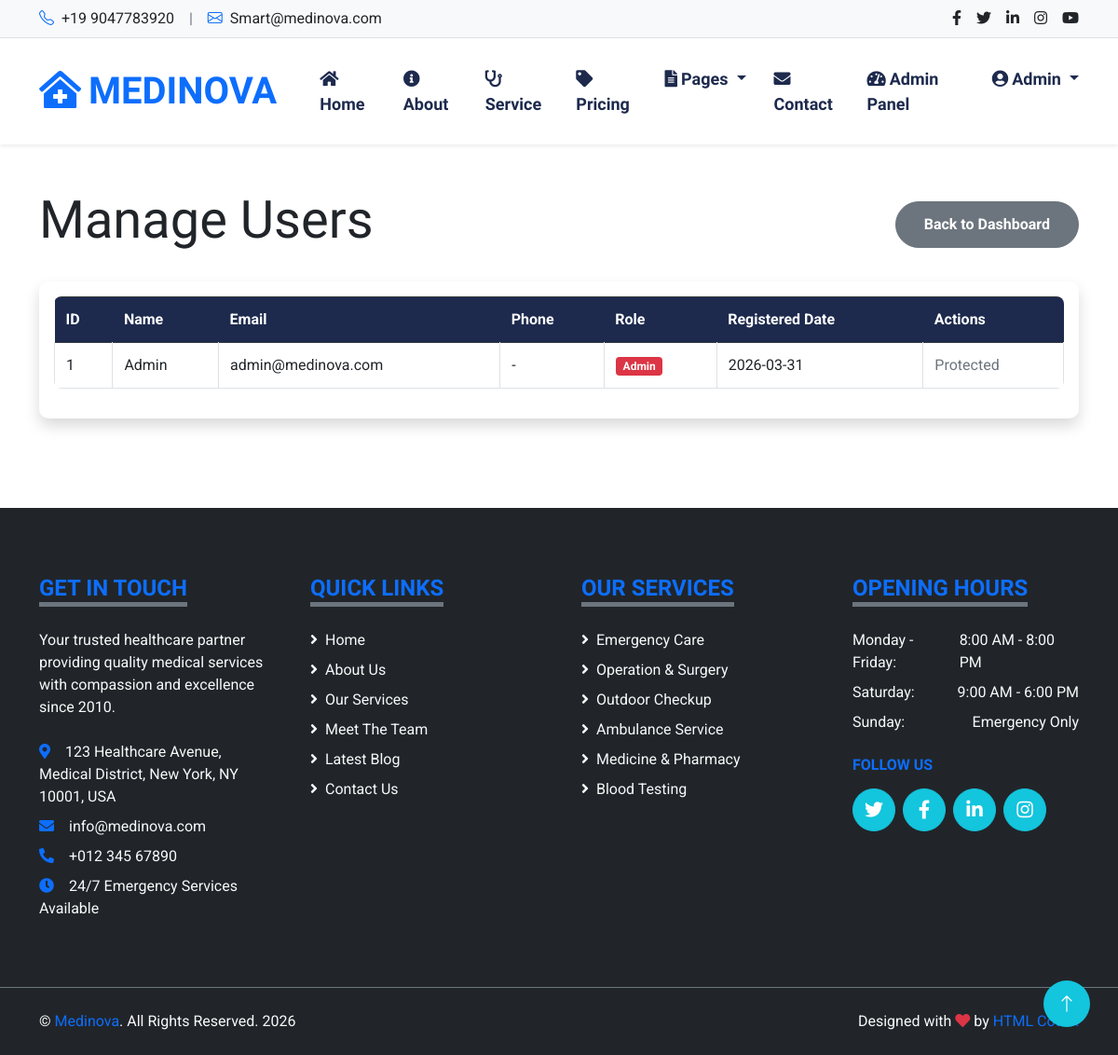
Before: /admin/users (signed in) with the older database file.
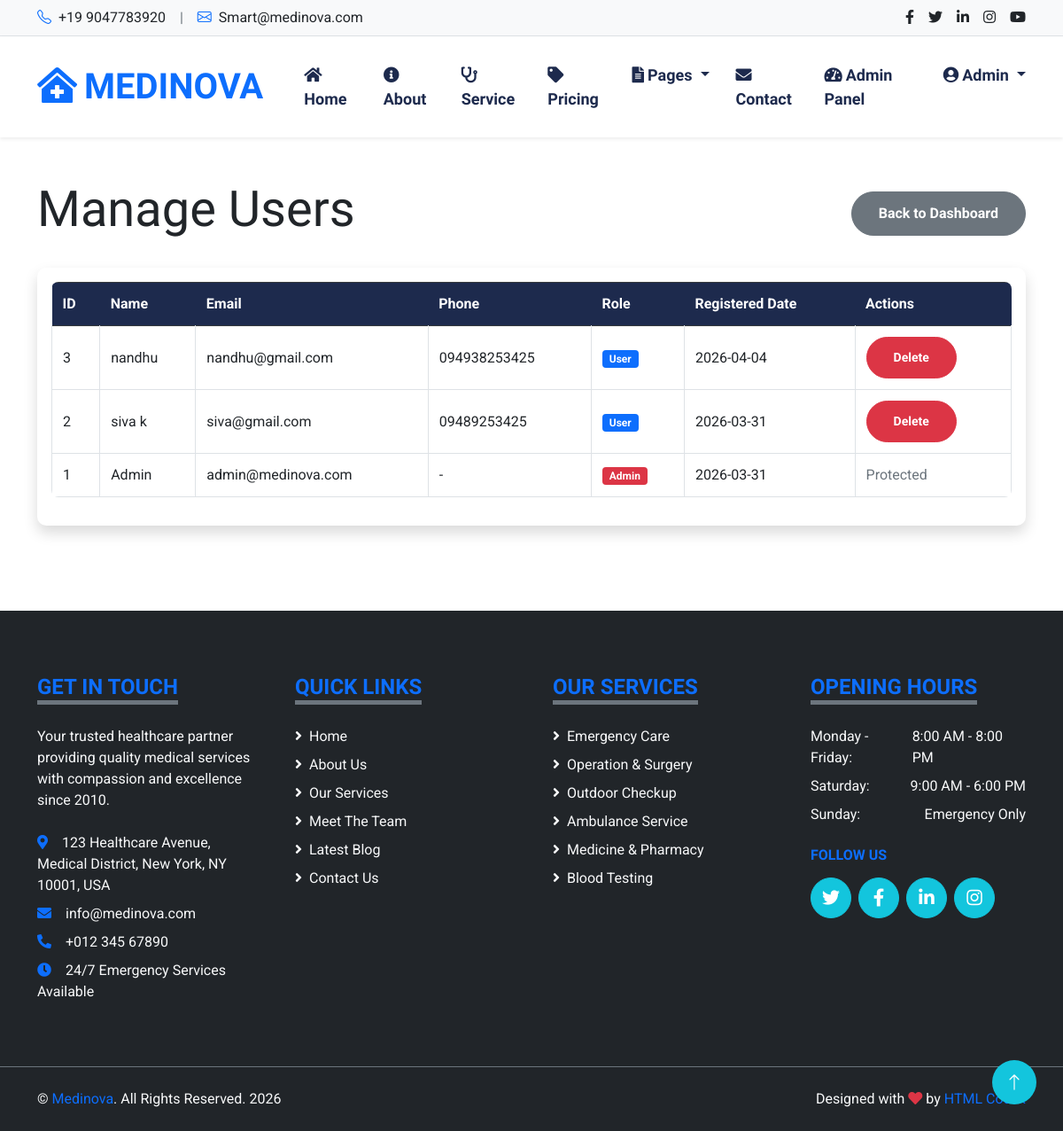
After: the same page with the newer database file.
### app.py (models this page shows)
class User(db.Model):
    id = db.Column(db.Integer, primary_key=True)
    name = db.Column(db.String(100), nullable=False)
    email = db.Column(db.String(100), unique=True, nullable=False)
    phone = db.Column(db.String(20))
    password = db.Column(db.String(200), nullable=False)
    is_admin = db.Column(db.Boolean, default=False)
    created_at = db.Column(db.DateTime, default=datetime.utcnow)

### app.py (the view)
@app.route('/admin/users')
def admin_users():
    if not session.get('is_admin'):
        flash('Admin access required', 'danger')
        return redirect(url_for('login'))
    users = User.query.order_by(User.created_at.desc()).all()
    return render_template('admin/users.html', users=users)

### templates/admin/users.html
{% extends "base.html" %}
{% block content %}
<div class="container-fluid py-5">
    <div class="container">
        <div class="d-flex justify-content-between align-items-center mb-4">
            <h1 class="display-4">Manage Users</h1>
            <a href="{{ url_for('admin_dashboard') }}" class="btn btn-secondary">Back to Dashboard</a>
        </div>
        <div class="card shadow">
            <div class="card-body">
                <div class="table-responsive">
                    <table class="table table-bordered table-hover">
                        <thead class="table-dark">
                            <tr>
                                <th>ID</th>
                                <th>Name</th>
                                <th>Email</th>
                                <th>Phone</th>
                                <th>Role</th>
                                <th>Registered Date</th>
                                <th>Actions</th>
                            </tr>
                        </thead>
                        <tbody>
                            {% for user in users %}
                            <tr>
                                <td>{{ user.id }}</td>
                                <td>{{ user.name }}</td>
                                <td>{{ user.email }}</td>
                                <td>{{ user.phone or '-' }}</td>
                                <td>
                                    {% if user.is_admin %}
                                    <span class="badge bg-danger">Admin</span>
                                    {% else %}
                                    <span class="badge bg-primary">User</span>
                                    {% endif %}
                                </td>
                                <td>{{ user.created_at.strftime('%Y-%m-%d') }}</td>
                                <td>
                                    {% if not user.is_admin %}
                                    <a href="{{ url_for('admin_delete_user', user_id=user.id) }}"
                                       class="btn btn-sm btn-danger"
                                       onclick="return confirm('Are you sure you want to delete this user?')">
                                        Delete
                                    </a>
                                    {% else %}
                                    <span class="text-muted">Protected</span>
                                    {% endif %}
                                </td>
                            </tr>
                            {% endfor %}
                        </tbody>
                    </table>
                </div>
            </div>
        </div>
    </div>
</div>
{% endblock %}

### templates/base.html (shortened to what this page needs)
<!DOCTYPE html>
<html lang="en">
<head>
    <link href="https://cdnjs.cloudflare.com/ajax/libs/font-awesome/5.15.4/css/all.min.css" rel="stylesheet">
    <link href="https://cdn.jsdelivr.net/npm/bootstrap-icons@1.11.0/font/bootstrap-icons.css" rel="stylesheet">
    <link href="https://cdn.jsdelivr.net/npm/bootstrap@5.0.2/dist/css/bootstrap.min.css" rel="stylesheet">
    <link rel="stylesheet" href="https://cdnjs.cloudflare.com/ajax/libs/OwlCarousel2/2.3.4/assets/owl.carousel.min.css">
    <link rel="stylesheet" href="https://cdnjs.cloudflare.com/ajax/libs/OwlCarousel2/2.3.4/assets/owl.theme.default.min.css">
    <link rel="stylesheet" href="https://cdnjs.cloudflare.com/ajax/libs/tempusdominus-bootstrap-4/5.39.0/css/tempusdominus-bootstrap-4.min.css">
    <link href="{{ url_for('static', filename='css/style.css') }}" rel="stylesheet">
</head>
<body>
    <div class="container-fluid bg-light py-2 border-bottom d-none d-lg-block">
        <div class="container">
            <div class="row">
                <div class="col-md-6 text-center text-lg-start mb-2 mb-lg-0">
                    <div class="d-inline-flex align-items-center">
                        <a class="text-decoration-none text-dark pe-3" href="tel:+0123456789">
                            <i class="bi bi-telephone me-2 text-primary"></i>+19 9047783920
                        </a>
                        <span class="text-muted">|</span>
                        <a class="text-decoration-none text-dark px-3" href="mailto:info@medinova.com">
                            <i class="bi bi-envelope me-2 text-primary"></i>Smart@medinova.com
                        </a>
                    </div>
                </div>
                <div class="col-md-6 text-center text-lg-end">
                    <div class="d-inline-flex align-items-center">
                        <a class="text-dark px-2" href="#" aria-label="Facebook">
                            <i class="fab fa-facebook-f"></i>
                        </a>
                        <a class="text-dark px-2" href="#" aria-label="Twitter">
                            <i class="fab fa-twitter"></i>
                        </a>
                        <a class="text-dark px-2" href="#" aria-label="LinkedIn">
                            <i class="fab fa-linkedin-in"></i>
                        </a>
                        <a class="text-dark px-2" href="#" aria-label="Instagram">
                            <i class="fab fa-instagram"></i>
                        </a>
                        <a class="text-dark ps-2" href="#" aria-label="YouTube">
                            <i class="fab fa-youtube"></i>
                        </a>
                    </div>
                </div>
            </div>
        </div>
    </div>
    <div class="container-fluid sticky-top bg-white shadow-sm">
        <div class="container">
            <nav class="navbar navbar-expand-lg bg-white navbar-light py-3 py-lg-0">
                <a href="{{ url_for('index') }}" class="navbar-brand">
                    <h1 class="m-0 text-uppercase text-primary">
                        <i class="fa fa-clinic-medical me-2"></i>Medinova
                    </h1>
                </a>
                <div class="collapse navbar-collapse" id="navbarCollapse">
                    <div class="navbar-nav ms-auto py-0">
                        <a href="{{ url_for('index') }}" class="nav-item nav-link {% if request.endpoint == 'index' %}active{% endif %}">
                            <i class="fas fa-home me-1"></i>Home
                        </a>
                        <a href="{{ url_for('about') }}" class="nav-item nav-link {% if request.endpoint == 'about' %}active{% endif %}">
                            <i class="fas fa-info-circle me-1"></i>About
                        </a>
                        <a href="{{ url_for('service') }}" class="nav-item nav-link {% if request.endpoint == 'service' %}active{% endif %}">
                            <i class="fas fa-stethoscope me-1"></i>Service
                        </a>
                        <a href="{{ url_for('pricing') }}" class="nav-item nav-link {% if request.endpoint == 'pricing' %}active{% endif %}">
                            <i class="fas fa-tag me-1"></i>Pricing
                        </a>
                        <div class="nav-item dropdown">
                            <a href="#" class="nav-link dropdown-toggle" data-bs-toggle="dropdown">
                                <i class="fas fa-file-alt me-1"></i>Pages
                            </a>
                        </div>
                        <a href="{{ url_for('contact') }}" class="nav-item nav-link {% if request.endpoint == 'contact' %}active{% endif %}">
                            <i class="fas fa-envelope me-1"></i>Contact
                        </a>
                        {% if current_user %}
                            {% if current_user.is_admin %}
                                <a href="{{ url_for('admin_dashboard') }}" class="nav-item nav-link">
                                    <i class="fas fa-tachometer-alt me-1"></i>Admin Panel
                                </a>
                            {% endif %}
                            <div class="nav-item dropdown">
                                <a href="#" class="nav-link dropdown-toggle" data-bs-toggle="dropdown">
                                    <i class="fas fa-user-circle me-1"></i>{{ current_user.name }}
                                </a>
                            </div>
                        {% endif %}
                    </div>
                </div>
            </nav>
        </div>
    </div>
    {% block content %}{% endblock %}
    <div class="container-fluid bg-dark text-light mt-5 py-5">
        <div class="container py-4">
            <div class="row g-5">
                <div class="col-lg-3 col-md-6">
                    <h4 class="d-inline-block text-primary text-uppercase border-bottom border-5 border-secondary mb-4">
                        Get In Touch
                    </h4>
                    <p class="mb-4">Your trusted healthcare partner providing quality medical services with compassion and excellence since 2010.</p>
                    <p class="mb-2">
                        <i class="fa fa-map-marker-alt text-primary me-3"></i>123 Healthcare Avenue, Medical District, New York, NY 10001, USA
                    </p>
                    <p class="mb-2">
                        <i class="fa fa-envelope text-primary me-3"></i>info@medinova.com
                    </p>
                    <p class="mb-2">
                        <i class="fa fa-phone-alt text-primary me-3"></i>+012 345 67890
                    </p>
                    <p class="mb-0">
                        <i class="fa fa-clock text-primary me-3"></i>24/7 Emergency Services Available
                    </p>
                </div>
                <div class="col-lg-3 col-md-6">
                    <h4 class="d-inline-block text-primary text-uppercase border-bottom border-5 border-secondary mb-4">
                        Quick Links
                    </h4>
                    <div class="d-flex flex-column justify-content-start">
                        <a class="text-light mb-2" href="{{ url_for('index') }}">
                            <i class="fa fa-angle-right me-2"></i>Home
                        </a>
                        <a class="text-light mb-2" href="{{ url_for('about') }}">
                            <i class="fa fa-angle-right me-2"></i>About Us
                        </a>
                        <a class="text-light mb-2" href="{{ url_for('service') }}">
                            <i class="fa fa-angle-right me-2"></i>Our Services
                        </a>
                        <a class="text-light mb-2" href="{{ url_for('team') }}">
                            <i class="fa fa-angle-right me-2"></i>Meet The Team
                        </a>
                        <a class="text-light mb-2" href="{{ url_for('blog') }}">
                            <i class="fa fa-angle-right me-2"></i>Latest Blog
                        </a>
                        <a class="text-light" href="{{ url_for('contact') }}">
                            <i class="fa fa-angle-right me-2"></i>Contact Us
                        </a>
                    </div>
                </div>
                <div class="col-lg-3 col-md-6">
                    <h4 class="d-inline-block text-primary text-uppercase border-bottom border-5 border-secondary mb-4">
                        Our Services
                    </h4>
                    <div class="d-flex flex-column justify-content-start">
                        <a class="text-light mb-2" href="{{ url_for('service') }}">
                            <i class="fa fa-angle-right me-2"></i>Emergency Care
                        </a>
                        <a class="text-light mb-2" href="{{ url_for('service') }}">
                            <i class="fa fa-angle-right me-2"></i>Operation & Surgery
                        </a>
                        <a class="text-light mb-2" href="{{ url_for('service') }}">
                            <i class="fa fa-angle-right me-2"></i>Outdoor Checkup
                        </a>
                        <a class="text-light mb-2" href="{{ url_for('service') }}">
                            <i class="fa fa-angle-right me-2"></i>Ambulance Service
                        </a>
                        <a class="text-light mb-2" href="{{ url_for('service') }}">
                            <i class="fa fa-angle-right me-2"></i>Medicine & Pharmacy
                        </a>
                        <a class="text-light" href="{{ url_for('service') }}">
                            <i class="fa fa-angle-right me-2"></i>Blood Testing
                        </a>
                    </div>
                </div>
                <div class="col-lg-3 col-md-6">
                    <h4 class="d-inline-block text-primary text-uppercase border-bottom border-5 border-secondary mb-4">
                        Opening Hours
                    </h4>
                    <div class="mb-4">
                        <p class="mb-2 d-flex justify-content-between">
                            <span>Monday - Friday:</span>
                            <span>8:00 AM - 8:00 PM</span>
                        </p>
                        <p class="mb-2 d-flex justify-content-between">
                            <span>Saturday:</span>
                            <span>9:00 AM - 6:00 PM</span>
                        </p>
                        <p class="mb-0 d-flex justify-content-between">
                            <span>Sunday:</span>
                            <span>Emergency Only</span>
                        </p>
                    </div>
                    <h6 class="text-primary text-uppercase mt-4 mb-3">Follow Us</h6>
                    <div class="d-flex">
                        <a class="btn btn-lg btn-primary btn-lg-square rounded-circle me-2" href="#">
                            <i class="fab fa-twitter"></i>
                        </a>
                        <a class="btn btn-lg btn-primary btn-lg-square rounded-circle me-2" href="#">
                            <i class="fab fa-facebook-f"></i>
                        </a>
                        <a class="btn btn-lg btn-primary btn-lg-square rounded-circle me-2" href="#">
                            <i class="fab fa-linkedin-in"></i>
                        </a>
                        <a class="btn btn-lg btn-primary btn-lg-square rounded-circle" href="#">
                            <i class="fab fa-instagram"></i>
                        </a>
                    </div>
                </div>
            </div>
        </div>
    </div>
    <div class="container-fluid bg-dark text-light border-top border-secondary py-4">
        <div class="container">
            <div class="row g-3">
                <div class="col-md-6 text-center text-md-start">
                    <p class="mb-md-0">
                        &copy; <a class="text-primary" href="{{ url_for('index') }}">Medinova</a>. All Rights Reserved.
                        <span id="currentYear"></span>
                    </p>
                </div>
                <div class="col-md-6 text-center text-md-end">
                    <p class="mb-0">
                        Designed with <i class="fa fa-heart text-danger"></i> by
                        <a class="text-primary" href="https://htmlcodex.com" target="_blank">HTML Codex</a>
                    </p>
                </div>
            </div>
        </div>
    </div>
    <a href="#" class="btn btn-lg btn-primary btn-lg-square back-to-top" id="backToTop">
        <i class="bi bi-arrow-up"></i>
    </a>
</body>
</html>

Changed rows visible on the page:
added User: id "3", name "nandhu", email "nandhu@gmail.com", phone "094938253425", is_admin "User", created_at "2026-04-04"
added User: id "2", name "siva k", email "siva@gmail.com", phone "09489253425", is_admin "User", created_at "2026-03-31"
